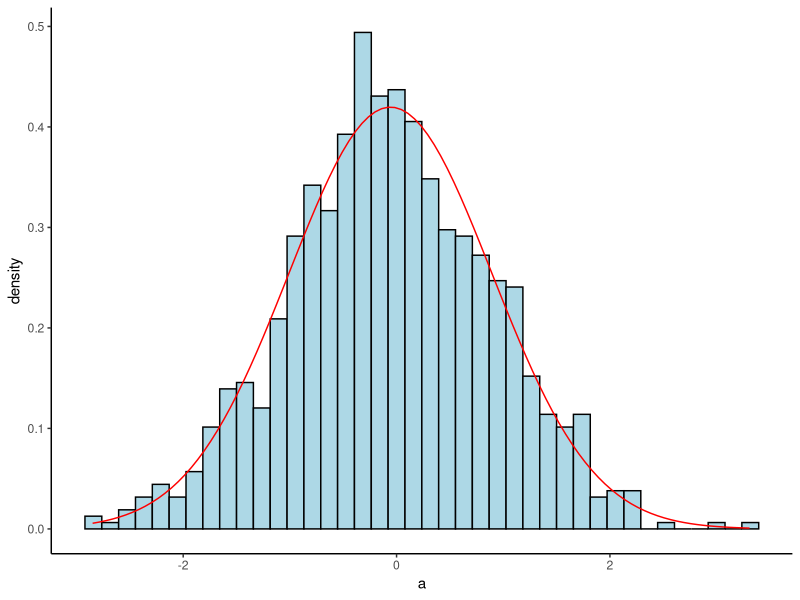
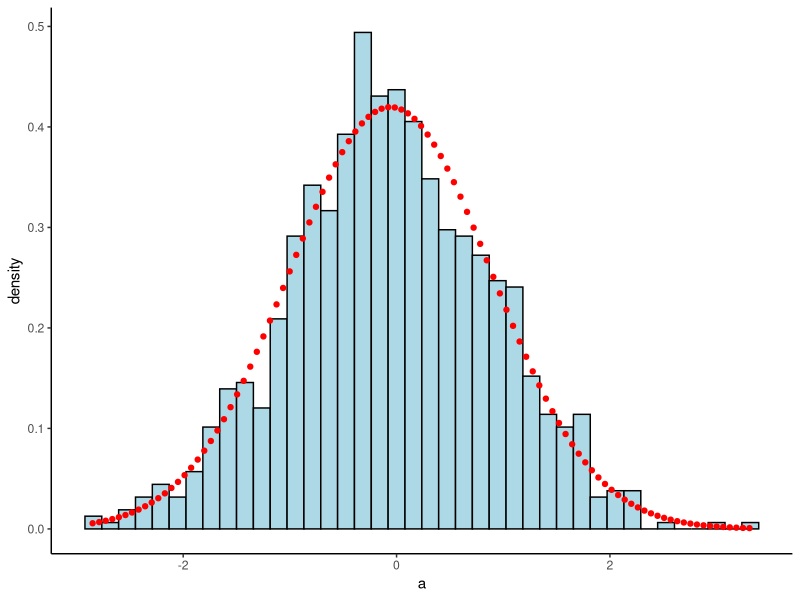
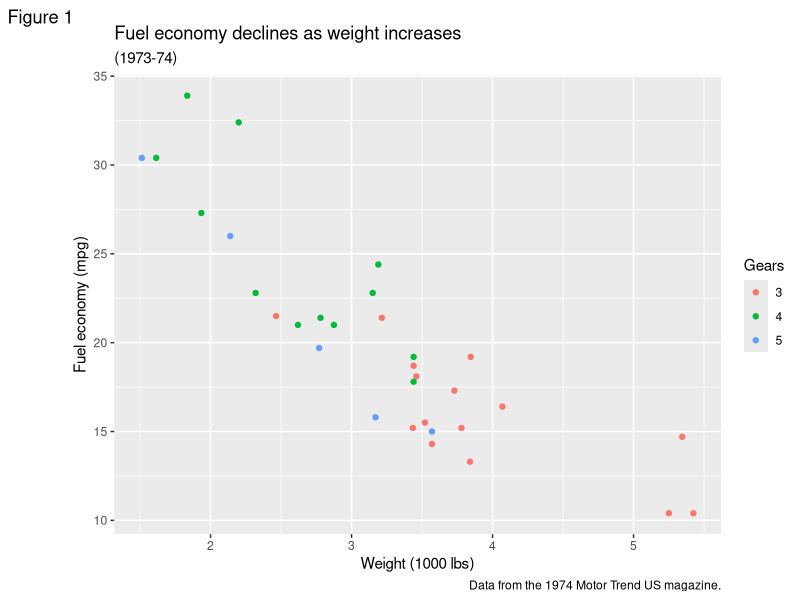
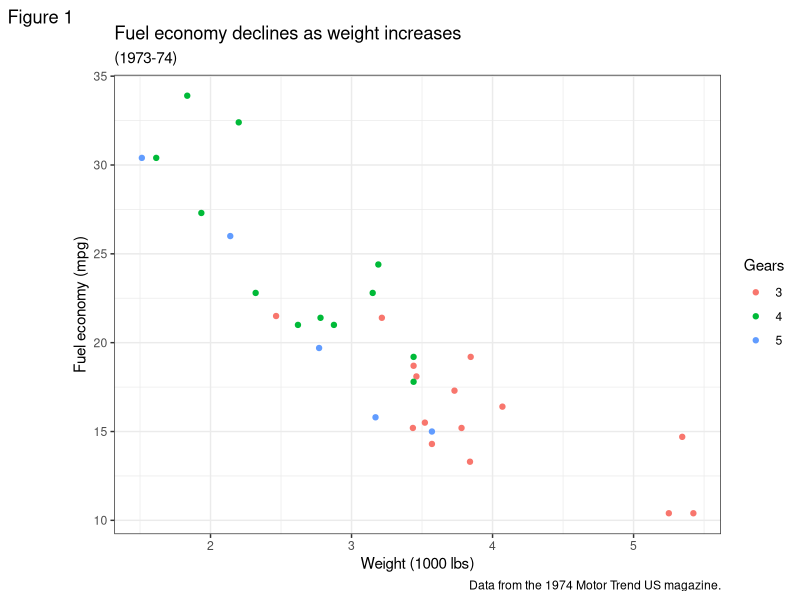
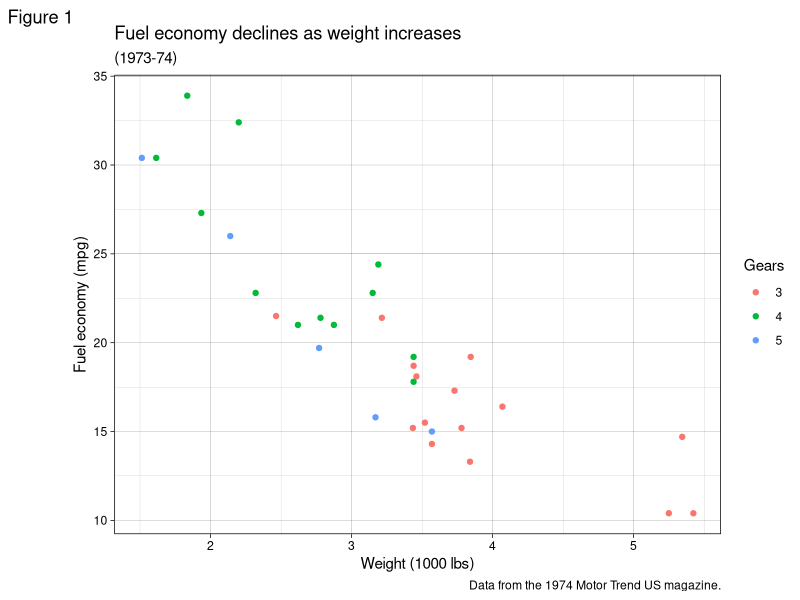
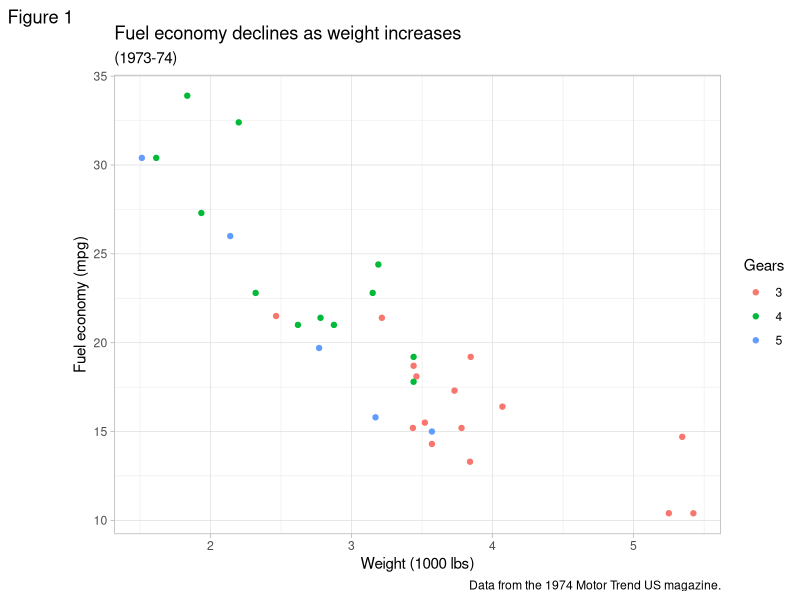
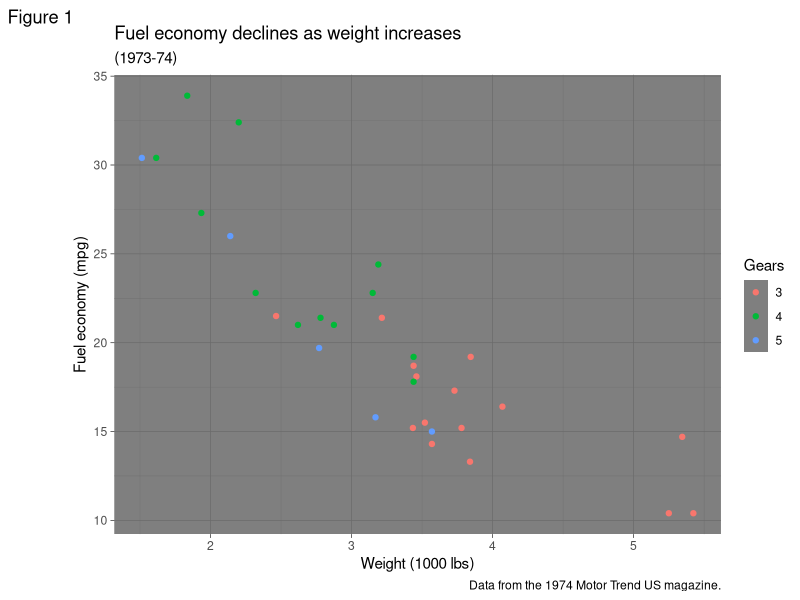
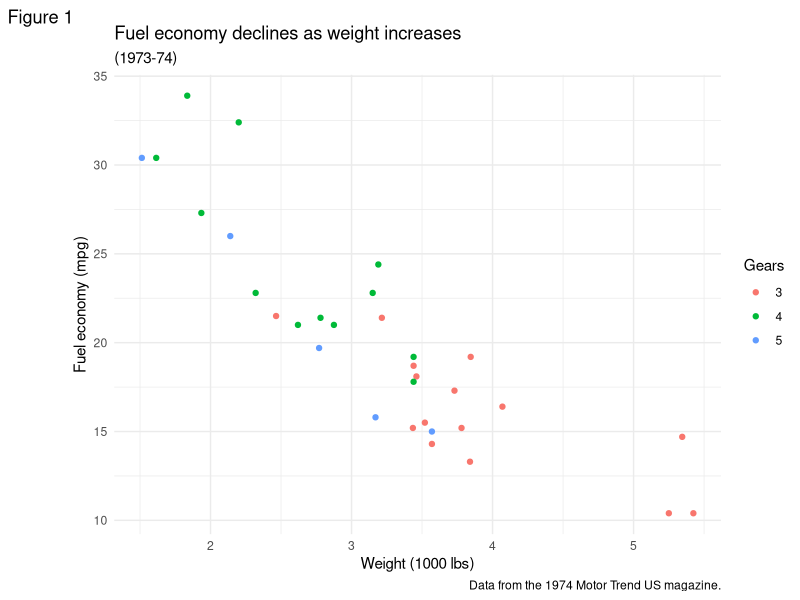

These figures' R source, in order:
library(ggplot2)
##vignette
vignette(package='ggplot2')
vignette(package='ggplot2','ggplot2-specs')
vignette(package='ggplot2','extending-ggplot2')
vignette(package='ggplot2','profiling')
#------------------------------stat_function--------------------------------------------
#1正态曲线
m<-data.frame(a=rnorm(1000))
ggplot(data=m,aes(x=a))+geom_histogram(aes(y=..density..),fill='lightblue',bins=40,color='black')+
  stat_function(fun=dnorm,args=list(mean=mean(m$a),sd=sd(m$a)),color='red')+theme_classic()
#2
ggplot(data=m,aes(x=a))+geom_histogram(aes(y=..density..),fill='lightblue',bins=40,color='black')+
  stat_function(fun=dnorm,args=list(mean=mean(m$a),sd=sd(m$a)),color='red',geom='point')+theme_classic()
##stat_function更多是用来在原有图像的基础上画线
#--------------------------------------------base theme---------------------------------------------------
mtcars2 <- within(mtcars, {
  vs <- factor(vs, labels = c("V-shaped", "Straight"))
  am <- factor(am, labels = c("Automatic", "Manual"))
  cyl  <- factor(cyl)
  gear <- factor(gear)
})
p1<-ggplot(mtcars2) +
  geom_point(aes(x = wt, y = mpg, colour = gear)) +
  labs(title = "Fuel economy declines as weight increases",
       subtitle = "(1973-74)",
       caption = "Data from the 1974 Motor Trend US magazine.",
       tag = "Figure 1",
       x = "Weight (1000 lbs)",
       y = "Fuel economy (mpg)",
       colour = "Gears")
p1 + theme_gray() # the default
p1 + theme_bw()
p1 + theme_linedraw()
p1 + theme_light()
p1 + theme_dark()
p1 + theme_minimal()
p1 + theme_classic()
p1 + theme_void()
#--------------------------------------------------------------------------------------------
